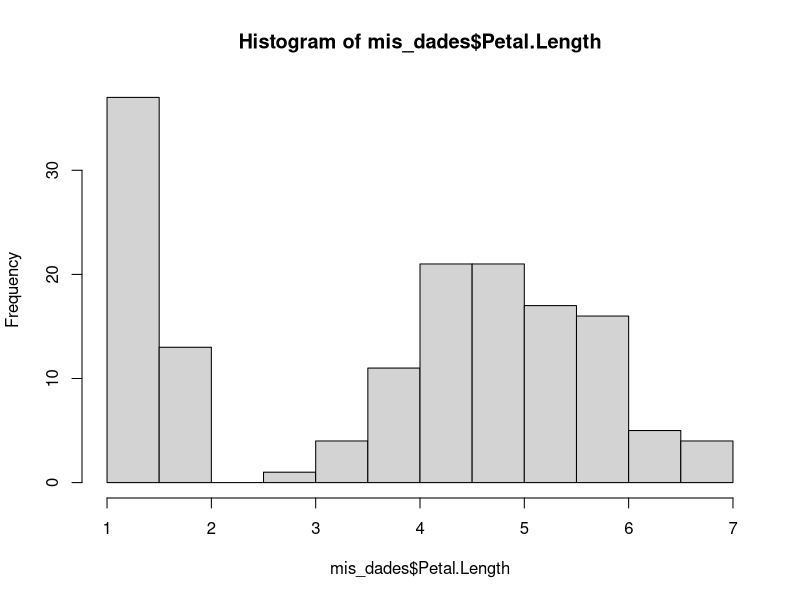
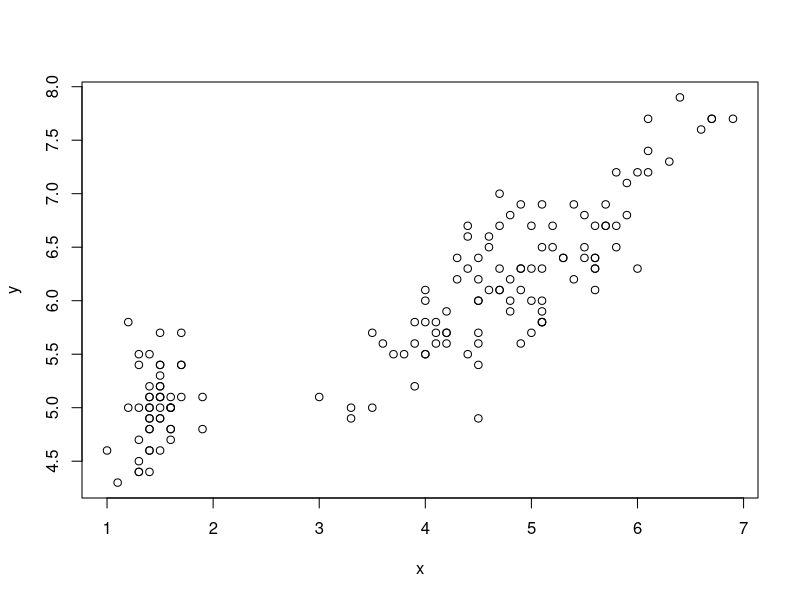
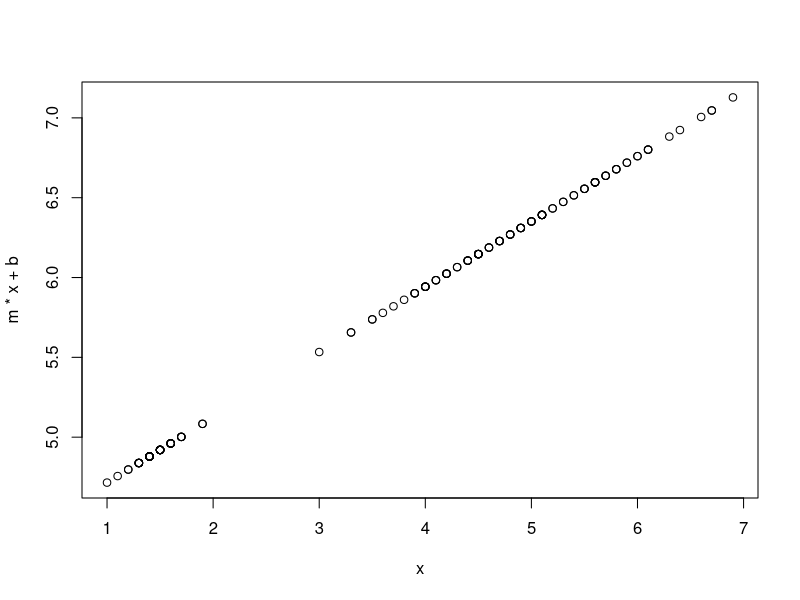
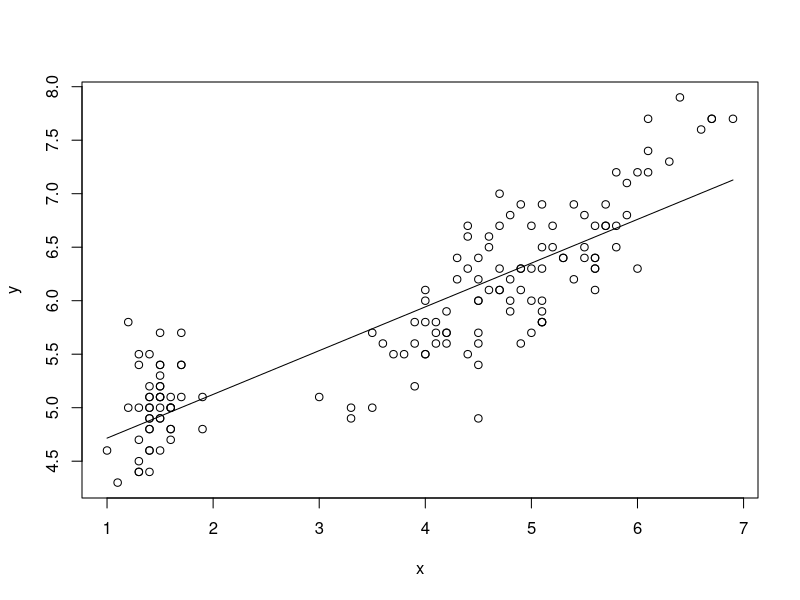
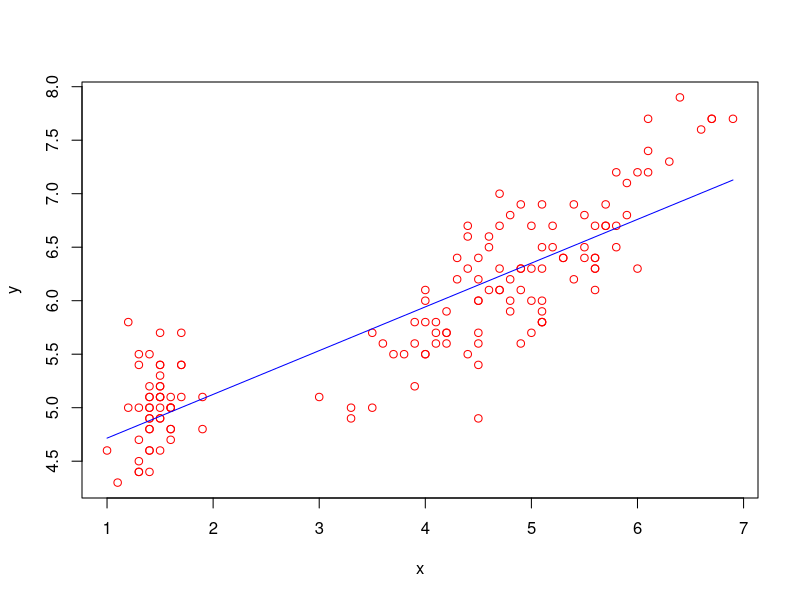

Here is the R script that generated these plots, in order:
#Codigo para problema 2
mis_dades <- iris
dim(mis_dades)
names(mis_dades)
mis_dades$Petal.Length
mean(mis_dades$Petal.Length)
sd(mis_dades$Petal.Length)
hist(mis_dades$Petal.Length)
x<-mis_dades$Petal.Length
y<-mis_dades$Sepal.Length
plot(x,y)
m=(sum((x-mean(x))*(y-mean(y))))/sum((x-mean(x))^2)
m
b=mean(y)-m*mean(x)
b
plot(x,m*x+b)
lm(y~x)
mod<-lm(y~x)

predict(mod,data.frame(x=1.5))
a=m*1.5+b
a
ypredict<-predict(mod,data.frame(x=x))
plot(x,y)
lines(x,m*x+b)
plot(x,y,col="red")
lines(x,m*x+b,col="blue")


Rsq<-sum((ypredict-mean(y))^2)/sum((y-mean(y))^2)
Rsq
summary(mod)
